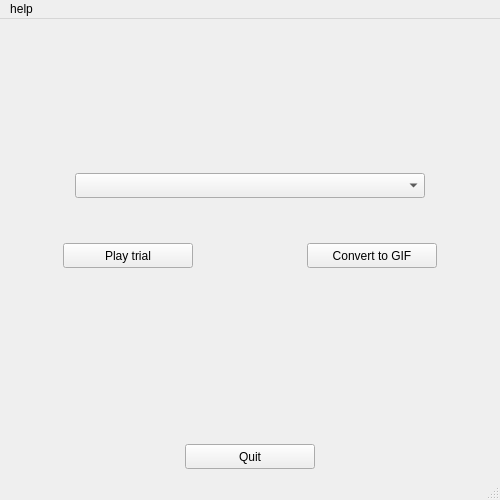
<?xml version="1.0" encoding="UTF-8"?>
<ui version="4.0">
 <class>MainWindow</class>
 <widget class="QMainWindow" name="MainWindow">
  <property name="geometry">
   <rect>
    <x>0</x>
    <y>0</y>
    <width>500</width>
    <height>500</height>
   </rect>
  </property>
  <property name="maximumSize">
   <size>
    <width>500</width>
    <height>500</height>
   </size>
  </property>
  <property name="windowTitle">
   <string>Writracker Plotter</string>
  </property>
  <widget class="QWidget" name="centralwidget">
   <layout class="QVBoxLayout" name="verticalLayout">
    <item>
     <layout class="QVBoxLayout" name="main_v_layout">
      <item alignment="Qt::AlignHCenter|Qt::AlignVCenter">
       <widget class="QLabel" name="logo">
        <property name="minimumSize">
         <size>
          <width>190</width>
          <height>120</height>
         </size>
        </property>
        <property name="maximumSize">
         <size>
          <width>190</width>
          <height>120</height>
         </size>
        </property>
        <property name="text">
         <string>&lt;html&gt;&lt;head/&gt;&lt;body&gt;&lt;p&gt;&lt;a href=&quot;http://mathinklab.org/writracker/&quot;&gt;&lt;img src=&quot;../img/writracker_logo.png&quot; width=&quot;175&quot; height=&quot;116&quot;/&gt;&lt;/a&gt;&lt;/p&gt;&lt;/body&gt;&lt;/html&gt;</string>
        </property>
        <property name="textFormat">
         <enum>Qt::RichText</enum>
        </property>
        <property name="alignment">
         <set>Qt::AlignCenter</set>
        </property>
        <property name="openExternalLinks">
         <bool>true</bool>
        </property>
        <property name="textInteractionFlags">
         <set>Qt::TextBrowserInteraction</set>
        </property>
       </widget>
      </item>
      <item alignment="Qt::AlignHCenter|Qt::AlignVCenter">
       <widget class="QComboBox" name="combox_trials">
        <property name="minimumSize">
         <size>
          <width>350</width>
          <height>25</height>
         </size>
        </property>
        <property name="maximumSize">
         <size>
          <width>350</width>
          <height>25</height>
         </size>
        </property>
       </widget>
      </item>
      <item>
       <layout class="QHBoxLayout" name="horizontalLayout">
        <item alignment="Qt::AlignHCenter|Qt::AlignVCenter">
         <widget class="QPushButton" name="btn_play">
          <property name="minimumSize">
           <size>
            <width>130</width>
            <height>25</height>
           </size>
          </property>
          <property name="maximumSize">
           <size>
            <width>130</width>
            <height>25</height>
           </size>
          </property>
          <property name="toolTip">
           <string>Live play of the chosen trial</string>
          </property>
          <property name="text">
           <string>Play trial</string>
          </property>
         </widget>
        </item>
        <item alignment="Qt::AlignHCenter|Qt::AlignVCenter">
         <widget class="QPushButton" name="btn_convert_gif">
          <property name="minimumSize">
           <size>
            <width>130</width>
            <height>25</height>
           </size>
          </property>
          <property name="maximumSize">
           <size>
            <width>130</width>
            <height>25</height>
           </size>
          </property>
          <property name="toolTip">
           <string>Choose output folder, and save the animation to gif (might take up to a minute)</string>
          </property>
          <property name="text">
           <string>Convert to GIF</string>
          </property>
         </widget>
        </item>
       </layout>
      </item>
      <item>
       <spacer name="verticalSpacer">
        <property name="orientation">
         <enum>Qt::Vertical</enum>
        </property>
        <property name="sizeType">
         <enum>QSizePolicy::Fixed</enum>
        </property>
        <property name="sizeHint" stdset="0">
         <size>
          <width>20</width>
          <height>150</height>
         </size>
        </property>
       </spacer>
      </item>
      <item alignment="Qt::AlignHCenter">
       <widget class="QPushButton" name="btn_quit">
        <property name="minimumSize">
         <size>
          <width>130</width>
          <height>25</height>
         </size>
        </property>
        <property name="maximumSize">
         <size>
          <width>130</width>
          <height>25</height>
         </size>
        </property>
        <property name="toolTip">
         <string>Exit Plotter</string>
        </property>
        <property name="text">
         <string>Quit</string>
        </property>
       </widget>
      </item>
     </layout>
    </item>
   </layout>
  </widget>
  <widget class="QMenuBar" name="menubar">
   <property name="geometry">
    <rect>
     <x>0</x>
     <y>0</y>
     <width>500</width>
     <height>21</height>
    </rect>
   </property>
   <widget class="QMenu" name="menuhelp">
    <property name="title">
     <string>help</string>
    </property>
    <addaction name="actionOnline_help"/>
   </widget>
   <addaction name="menuhelp"/>
  </widget>
  <widget class="QStatusBar" name="statusbar"/>
  <action name="actionOnline_help">
   <property name="text">
    <string>Online help</string>
   </property>
  </action>
 </widget>
 <resources/>
 <connections/>
</ui>
